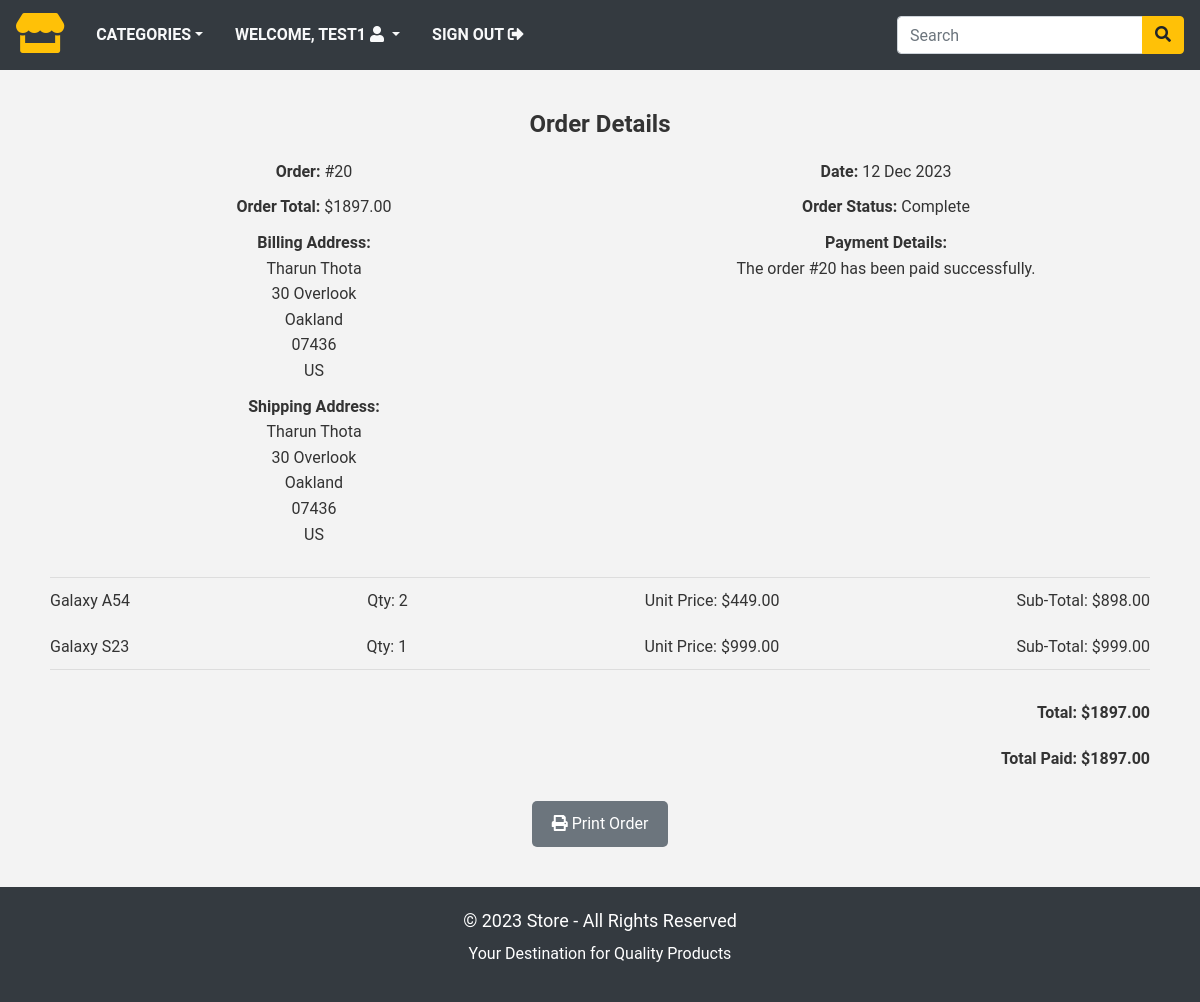
The app's page /order/20 (signed in) with its own data.
### store/models.py (models this page shows, shortened)
class Order(models.Model):
    token = models.CharField(max_length=250, blank=True)
    total = models.DecimalField(max_digits=10, decimal_places=2, verbose_name='USD Order Total')
    emailAddress = models.EmailField(max_length=250, blank=True, verbose_name='Email Address')
    created = models.DateTimeField(auto_now=True)
    billingName = models.CharField(max_length=250, blank=True)
    billingAddress1 = models.CharField(max_length=250, blank=True)
    billingCity = models.CharField(max_length=250, blank=True)
    billingPostcode = models.CharField(max_length=250, blank=True)
    billingCountry = models.CharField(max_length=250, blank=True)
    shippingName = models.CharField(max_length=250, blank=True)
    shippingAddress1 = models.CharField(max_length=250, blank=True)
    shippingCity = models.CharField(max_length=250, blank=True)
    shippingPostcode = models.CharField(max_length=250, blank=True)
    shippingCountry = models.CharField(max_length=250, blank=True)
    class Meta:
        db_table = 'Order'  # Custom database table name
        ordering = ['-created']  # Default ordering by creation date, newest first

class OrderItem(models.Model):
    product = models.CharField(max_length=250)
    quantity = models.IntegerField()  # Quantity of the product in the order
    price = models.DecimalField(max_digits=10, decimal_places=2, verbose_name='USD Price')
    order = models.ForeignKey(Order, on_delete=models.CASCADE)
    class Meta:
        db_table = 'OrderItem'  # Custom database table name
    def sub_total(self):
        return self.quantity * self.price

### store/views.py (the view)
# urls.py: path('order/<int:order_id>', views.viewOrder, name='order_detail'),
@login_required(redirect_field_name='next', login_url='signin')
def viewOrder(request, order_id):
    if request.user.is_authenticated:
        email = str(request.user.email)
        order = Order.objects.get(id=order_id, emailAddress=email)
        order_items = OrderItem.objects.filter(order=order)
    return render(request, 'order_detail.html', {'order': order, 'order_items': order_items})

### store/context_processors.py (called while the page is built)
def counter(request):
    item_count = 0
    if 'admin' in request.path:
        return {}
    else:
        try:
            cart = Cart.objects.filter(cart_id=_cart_id(request))
            cart_items = CartItem.objects.all().filter(cart=cart[:1])
            for cart_item in cart_items:
                item_count += cart_item.quantity
        except Cart.DoesNotExist:
            item_count = 0
    return dict(item_count=item_count)

def menu_links(request):
    links = Category.objects.all()
    return dict(links=links)

### store/models.py (called while the page is built)
    def get_url(self):
        return reverse('products_by_category', args=[self.slug])

### store/views.py (called while the page is built)
def _cart_id(request):
    cart = request.session.session_key
    if not cart:
        cart = request.session.create()
    return cart

### store/templates/order_detail.html (shortened to what this page needs)
{% extends 'base.html' %}
{% load static %}
{% block content %}
  <main class="container">
    <section class="text-center">
      <h1 class="title">Order Details</h1>
      <article class="info-section">
        <div class="order-details">
          <div><strong>Order:</strong> #{{ order.id }}</div>
          <div><strong>Date:</strong> {{ order.created|date:"d M Y" }}</div>
          <div><strong>Order Total:</strong> ${{ order.total }}</div>
          <div><strong>Order Status:</strong> Complete</div>
        </div>
        <div class="billing-details">
          <div><strong>Billing Address:</strong><br>{{ order.billingName }}<br>{{ order.billingAddress1 }}<br>{{ order.billingCity }}<br>{{ order.billingPostcode }}<br>{{ order.billingCountry }}</div>
          <div><strong>Payment Details:</strong><br>The order #{{ order.id }} has been paid successfully.</div>
        </div>
        <div class="shipping-details">
          <div><strong>Shipping Address:</strong><br>{{ order.shippingName }}<br>{{ order.shippingAddress1 }}<br>{{ order.shippingCity }}<br>{{ order.shippingPostcode }}<br>{{ order.shippingCountry }}</div>
        </div>
      </article>
      <article class="order-items info-section">
        {% for item in order_items %}
          <div class="order-item">
            <span>{{ item.product }}</span>
            <span>Qty: {{ item.quantity }}</span>
            <span>Unit Price: ${{ item.price }}</span>
            <span>Sub-Total: ${{ item.sub_total }}</span>
          </div>
        {% endfor %}
      </article>
      <footer>
        <div class="total">Total: ${{ order.total }}</div>
        <div class="total-paid">Total Paid: ${{ order.total }}</div>
        <button class="print-button" onclick="window.print();">
          <i class="fas fa-print"></i> Print Order
        </button>
      </footer>
    </section>
  </main>
{% endblock %}

### store/templates/navbar.html (shortened to what this page needs)
<nav class="navbar navbar-expand-md navbar-light bg-dark">
  <a href="/" class="navbar-brand"><i class="fas fa-store text-warning fa-2x"></i></a>
  <div class="collapse navbar-collapse justify-content-between" id="nav">
  <ul class="navbar-nav">
    <li class="nav-item dropdown"><a class="nav-link text-light text-uppercase font-weight-bold px-3 dropdown-toggle"
      href="" data-toggle="dropdown">Categories</a>
    </li>
    {% if request.user.is_authenticated and request.user.first_name %}
      <li class="nav-item dropdown">
        <a class="nav-link text-light text-uppercase font-weight-bold px-3 dropdown-toggle" data-toggle="dropdown">
          Welcome, {{ request.user.first_name }} <i class="fas fa-user circle"></i>
        </a>
      </li>
      <li class="nav-item">
        <a class="nav-link text-light text-uppercase font-weight-bold px-3" href="{% url 'signout' %}">
          Sign Out <i class="fas fa-sign-out-alt"></i>
        </a>
      </li>
    {% endif %}
  </ul>
  <form class="form-inline ml-3" action="{% url 'search' %}", method="GET">
    <div class="input-group">
      <input type="text" name="title" class="form-control" placeholder="Search">
      <div class="input-group-append">
        <button type="submit" class="btn btn-warning"><i class="fas fa-search"></i></button>
      </div>
    </div>
  </form>
  </div>
</nav>

### store/static/css/base.css (style rules this page uses)
body,html { background: #f3f3f3; font-family: 'Roboto', sans-serif; color: #333; line-height: 1.6; height: 100%; }

### store/templates/order_detail.html (style rules this page uses)
.container { width: 100%; padding: 20px; }
.text-center { text-align: center; }
.title { font-size: 24px; font-weight: bold; margin: 20px 0; }
.info-section { margin-bottom: 20px; }
.order-details, .billing-details, .shipping-details, .payment-details { display: flex; flex-wrap: wrap; justify-content: space-between; }
.order-details div, .billing-details div, .shipping-details div, .payment-details div { flex-basis: 48%; margin-bottom: 10px; }
.order-items { border-top: 1px solid #ddd; border-bottom: 1px solid #ddd; }
.order-item { display: flex; justify-content: space-between; padding: 10px 0; }
.total, .total-paid { font-weight: bold; text-align: right; padding: 10px 0; }
.print-button { background-color: #6c757d; color: white; padding: 10px 20px; border: none; border-radius: 5px; cursor: pointer; display: inline-block; margin-top: 20px; }

### records on screen
Order: id "20", created "12 Dec 2023", total "1897.00", billingName "Tharun Thota", billingAddress1 "30 Overlook", billingCity "Oakland", billingPostcode "07436", billingCountry "US", shippingName "Tharun Thota", shippingAddress1 "30 Overlook", shippingCity "Oakland", shippingPostcode "07436", shippingCountry "US"
OrderItem: product "Galaxy A54", quantity "2", price "449.00", sub_total "898.00"
OrderItem: product "Galaxy S23", quantity "1", price "999.00", sub_total "999.00"

### other values on screen
{{ request.user.first_name }} "TEST1"
